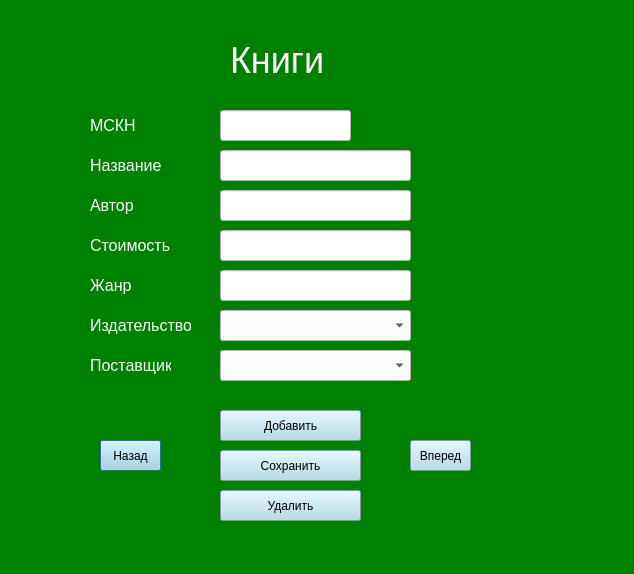
<?xml version="1.0" encoding="UTF-8"?>
<ui version="4.0">
 <class>BookForm</class>
 <widget class="QDialog" name="BookForm">
  <property name="geometry">
   <rect>
    <x>0</x>
    <y>0</y>
    <width>634</width>
    <height>574</height>
   </rect>
  </property>
  <property name="windowTitle">
   <string>Dialog</string>
  </property>
  <property name="styleSheet">
   <string notr="true">background-color:green</string>
  </property>
  <widget class="QPushButton" name="previous">
   <property name="geometry">
    <rect>
     <x>100</x>
     <y>440</y>
     <width>61</width>
     <height>31</height>
    </rect>
   </property>
   <property name="styleSheet">
    <string notr="true">color: black;
background-color: lightblue</string>
   </property>
   <property name="text">
    <string>Назад</string>
   </property>
  </widget>
  <widget class="QPushButton" name="delete_2">
   <property name="geometry">
    <rect>
     <x>220</x>
     <y>490</y>
     <width>141</width>
     <height>31</height>
    </rect>
   </property>
   <property name="styleSheet">
    <string notr="true">color: black;
background-color: lightblue</string>
   </property>
   <property name="text">
    <string>Удалить</string>
   </property>
  </widget>
  <widget class="QLineEdit" name="isbn">
   <property name="geometry">
    <rect>
     <x>220</x>
     <y>110</y>
     <width>131</width>
     <height>31</height>
    </rect>
   </property>
   <property name="styleSheet">
    <string notr="true">background-color: white;
color:black;
font-size: 16px</string>
   </property>
  </widget>
  <widget class="QLineEdit" name="price">
   <property name="geometry">
    <rect>
     <x>220</x>
     <y>230</y>
     <width>191</width>
     <height>31</height>
    </rect>
   </property>
   <property name="styleSheet">
    <string notr="true">background-color: white;
color:black;
font-size:16px</string>
   </property>
  </widget>
  <widget class="QLabel" name="label_3">
   <property name="geometry">
    <rect>
     <x>230</x>
     <y>30</y>
     <width>101</width>
     <height>61</height>
    </rect>
   </property>
   <property name="styleSheet">
    <string notr="true">color:white;
font-size: 36px</string>
   </property>
   <property name="text">
    <string>Книги</string>
   </property>
  </widget>
  <widget class="QPushButton" name="next">
   <property name="geometry">
    <rect>
     <x>410</x>
     <y>440</y>
     <width>61</width>
     <height>31</height>
    </rect>
   </property>
   <property name="styleSheet">
    <string notr="true">color:black;
background-color: lightblue</string>
   </property>
   <property name="text">
    <string>Вперед</string>
   </property>
  </widget>
  <widget class="QLabel" name="label_2">
   <property name="geometry">
    <rect>
     <x>90</x>
     <y>150</y>
     <width>81</width>
     <height>31</height>
    </rect>
   </property>
   <property name="styleSheet">
    <string notr="true">color: white;
font-size: 16px</string>
   </property>
   <property name="text">
    <string>Название</string>
   </property>
  </widget>
  <widget class="QPushButton" name="add">
   <property name="geometry">
    <rect>
     <x>220</x>
     <y>410</y>
     <width>141</width>
     <height>31</height>
    </rect>
   </property>
   <property name="styleSheet">
    <string notr="true">color: black;
background-color: lightblue</string>
   </property>
   <property name="text">
    <string>Добавить</string>
   </property>
  </widget>
  <widget class="QLabel" name="label_5">
   <property name="geometry">
    <rect>
     <x>90</x>
     <y>230</y>
     <width>81</width>
     <height>31</height>
    </rect>
   </property>
   <property name="styleSheet">
    <string notr="true">color: white;
font-size: 16px</string>
   </property>
   <property name="text">
    <string>Стоимость</string>
   </property>
  </widget>
  <widget class="QLabel" name="label_7">
   <property name="geometry">
    <rect>
     <x>90</x>
     <y>270</y>
     <width>131</width>
     <height>31</height>
    </rect>
   </property>
   <property name="styleSheet">
    <string notr="true">color: white;
font-size: 16px</string>
   </property>
   <property name="text">
    <string>Жанр</string>
   </property>
  </widget>
  <widget class="QLineEdit" name="author">
   <property name="geometry">
    <rect>
     <x>220</x>
     <y>190</y>
     <width>191</width>
     <height>31</height>
    </rect>
   </property>
   <property name="styleSheet">
    <string notr="true">background-color: white;
color:black;
font-size:16px</string>
   </property>
  </widget>
  <widget class="QLineEdit" name="genre">
   <property name="geometry">
    <rect>
     <x>220</x>
     <y>270</y>
     <width>191</width>
     <height>31</height>
    </rect>
   </property>
   <property name="styleSheet">
    <string notr="true">background-color: white;
color:black;
font-size:16px</string>
   </property>
  </widget>
  <widget class="QLabel" name="label_4">
   <property name="geometry">
    <rect>
     <x>90</x>
     <y>190</y>
     <width>81</width>
     <height>31</height>
    </rect>
   </property>
   <property name="styleSheet">
    <string notr="true">color: white;
font-size: 16px</string>
   </property>
   <property name="text">
    <string>Автор</string>
   </property>
  </widget>
  <widget class="QLineEdit" name="title">
   <property name="geometry">
    <rect>
     <x>220</x>
     <y>150</y>
     <width>191</width>
     <height>31</height>
    </rect>
   </property>
   <property name="styleSheet">
    <string notr="true">background-color: white;
color:black;
font-size:16px</string>
   </property>
  </widget>
  <widget class="QLabel" name="label">
   <property name="geometry">
    <rect>
     <x>90</x>
     <y>110</y>
     <width>111</width>
     <height>31</height>
    </rect>
   </property>
   <property name="styleSheet">
    <string notr="true">color: white;
font-size: 16px</string>
   </property>
   <property name="text">
    <string>МСКН</string>
   </property>
  </widget>
  <widget class="QPushButton" name="save">
   <property name="geometry">
    <rect>
     <x>220</x>
     <y>450</y>
     <width>141</width>
     <height>31</height>
    </rect>
   </property>
   <property name="styleSheet">
    <string notr="true">color: black;
background-color: lightblue</string>
   </property>
   <property name="text">
    <string>Сохранить</string>
   </property>
  </widget>
  <widget class="QComboBox" name="publisher">
   <property name="geometry">
    <rect>
     <x>220</x>
     <y>310</y>
     <width>191</width>
     <height>31</height>
    </rect>
   </property>
   <property name="styleSheet">
    <string notr="true">background-color: white;
color: black;
font-size: 16px</string>
   </property>
  </widget>
  <widget class="QComboBox" name="supplier">
   <property name="geometry">
    <rect>
     <x>220</x>
     <y>350</y>
     <width>191</width>
     <height>31</height>
    </rect>
   </property>
   <property name="styleSheet">
    <string notr="true">background-color: white;
color: black;
font-size: 16px</string>
   </property>
  </widget>
  <widget class="QLabel" name="label_6">
   <property name="geometry">
    <rect>
     <x>90</x>
     <y>310</y>
     <width>101</width>
     <height>31</height>
    </rect>
   </property>
   <property name="styleSheet">
    <string notr="true">color: white;
font-size: 16px</string>
   </property>
   <property name="text">
    <string>Издательство</string>
   </property>
  </widget>
  <widget class="QLabel" name="label_8">
   <property name="geometry">
    <rect>
     <x>90</x>
     <y>350</y>
     <width>81</width>
     <height>31</height>
    </rect>
   </property>
   <property name="styleSheet">
    <string notr="true">color: white;
font-size: 16px</string>
   </property>
   <property name="text">
    <string>Поставщик</string>
   </property>
  </widget>
 </widget>
 <resources/>
 <connections/>
</ui>
